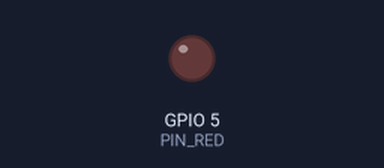
This sketch was run on a simulated ESP32. Parts: output pins drawn as LEDs (lit = HIGH).

Above: at 0.05 s.
At 1.2 s:
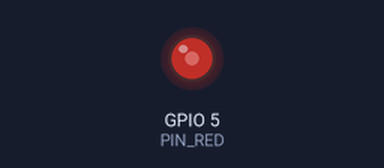
At 2.35 s:
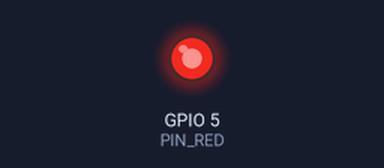
At 4.65 s:
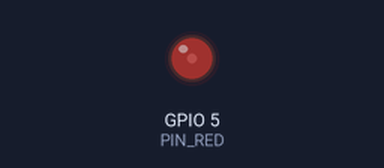
Timing chart, 0 to 6.6 s (numbered marks = the images above):
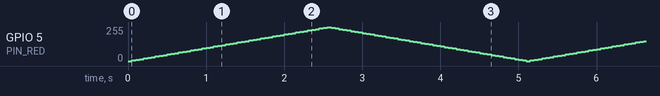

The sketch:

esp_declaracion_switch.ino
```cpp
// Declaracion SWITCH con LED Rojo en ESP32
// Definimos etiquetas
#define PIN_RED 5 // Pin led rojo

// Declaramos variables
byte brillo = 0;
char paso = 5; // Paso para el aumento y disminución del brillo

void setup()
{
  // Configuramos los pines
  pinMode(PIN_RED, OUTPUT); // Definimos PIN_RED como una salida
}

void loop()
{
  analogWrite(PIN_RED, brillo); // Definimos el brillo a PIN_RED
  brillo = brillo + paso;       // Aumentamos o disminuimos el brillo
  switch (brillo)
  {           // Dependiendo del valor de brillo
  case 0:     // Si es 0
    paso = 5; // Vamos a aumentar el brillo
    break;
  case 255:    // Si es 255
    paso = -5; // Vamos a disminuir el brillo
    break;
  }
  delay(50); // Esperamos 50 ms
}
```
